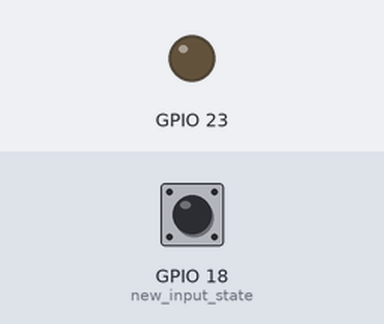
The program below on a simulated Raspberry Pi (BCM pin numbers). Shown: output pins drawn as LEDs (lit = HIGH). The inputs (shaded band) are chosen by the test bench; at power-on: GPIO 18 (new_input_state) HIGH.

Above: at 1.2 s.
1.3 s: GPIO 18 (new_input_state) pulled LOW for 0.15 s
At 2.3 s:
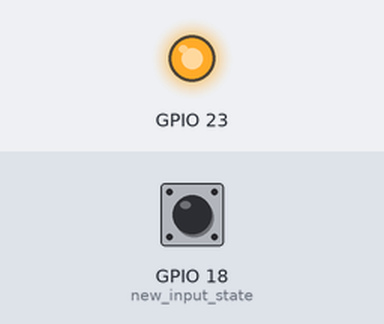
3.1 s: GPIO 18 (new_input_state) pulled LOW for 1 s
At 3.7 s:
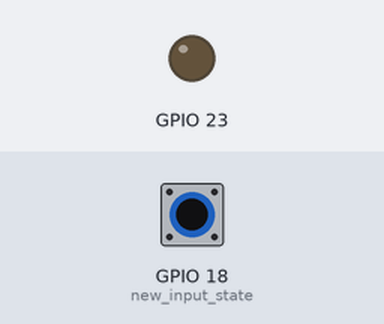
5.6 s: GPIO 18 (new_input_state) pulled LOW for 3.2 s
At 6.8 s:
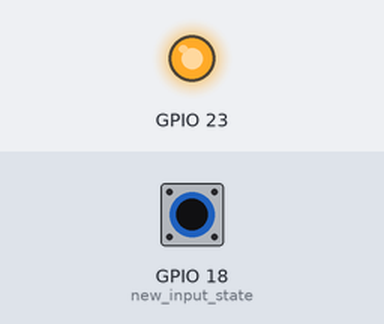
Timing chart, 0 to 8.6 s (numbered marks = the images above; inputs shaded):
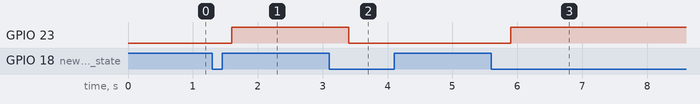

The program:

ControlarBotonConPython_DetectarEventoBoton_Parte2_Ejercicio2.py
```python
# importamos librerias
import RPi.GPIO as GPIO
import time
# indicamos el uso de  la identificacion BCM para los GPIO
GPIO.setmode(GPIO.BCM)
# configuramos el pin 18 como entrada y activamos
# la resistencia de activacion del pin 18 con PUD_UP
# esto hará que al presionar el botón se interrumpe
# la tensión de 3,3V del pin
GPIO.setup(18,GPIO.IN,pull_up_down=GPIO.PUD_UP)
#  configuramos el pin 23 como salida para el led
GPIO.setup(23,GPIO.OUT)
# definimos dos variables para guardar el estado del led
# por defecto el estado del led es False (apagado)
switch_state=False
# por defecto el estado anterior es True (encendido)
old_input_state=True # activada
# bucle infinito que recoge el estado del pin18
# cada vez que presionamos el botón,el estado del switch
# alterna entre True/False
while True:
    # guardo en una variable el estado del pin
    new_input_state=GPIO.input(18)
    # si el estado es False (presionado),y el estado
    # anterior es True cambiamos el valor del switch
    if new_input_state==False and old_input_state==True:
        switch_state=not switch_state
        # tiempo de demora para evitar rebote
        time.sleep(0.3)
    # guardamos el estado actual del GPIO18
    old_input_state=new_input_state
    # modificamos el estado del led
    GPIO.output(23,switch_state)
```

Measured:
- after the input at 1.3 s, GPIO 23: LOW → HIGH after 0.30 s
- after the input at 3.1 s, GPIO 23: HIGH → LOW after 0.30 s
- after the input at 5.6 s, GPIO 23: LOW → HIGH after 0.30 s
